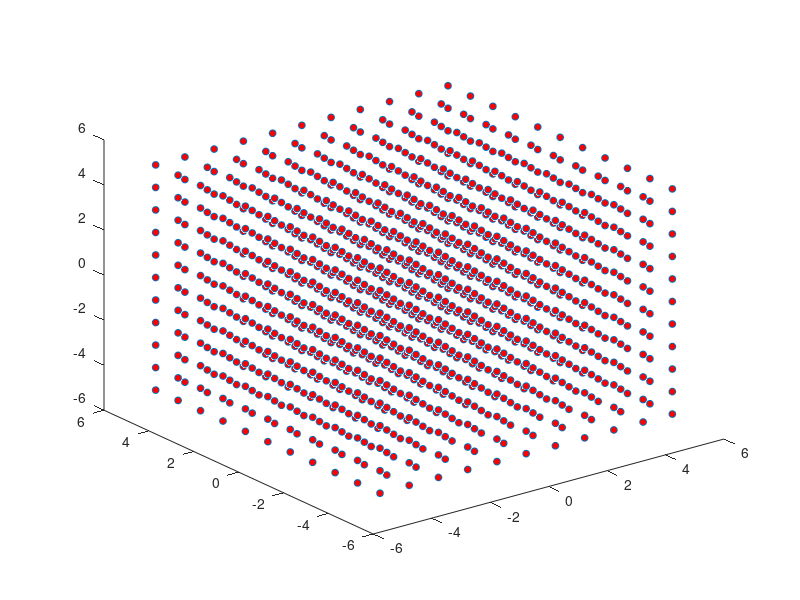

Write MATLAB code to recreate this figure.
%script for generating simple cubic structure
n1=[-5:5];n2=[-5:5];n3=[-5:5];
a=[1 0 0];b=[0 1 0];c=[0 0 1];
atom=1;
for k=1:length(n1)
    for l=1:length(n2)
        for m=1:length(n3)
            H(1)=a(1)*n1(k)+b(1)*n2(l)+c(1)*n3(m);
            H(2)=a(2)*n1(k)+b(2)*n2(l)+c(2)*n3(m);
            H(3)=a(3)*n1(k)+b(3)*n2(l)+c(3)*n3(m);
            X(atom)=H(1);
            Y(atom)=H(2);
            Z(atom)=H(3);
            atom=atom+1;
        end
    end
end
plot3(X,Y,Z,'o','MarkerFaceColor','r','MarkerSize',5);